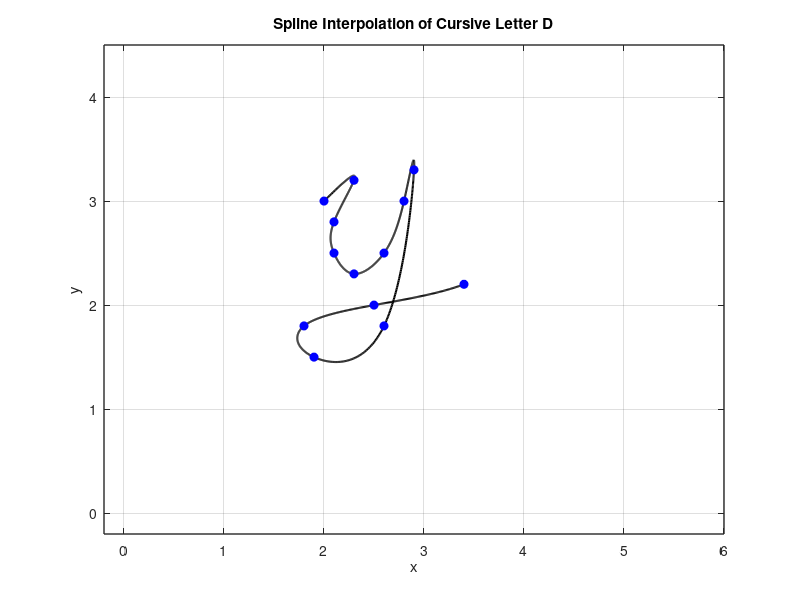

MATLAB code for this plot:
x = [2 2.3 2.1 2.1 2.3 2.6 2.8 2.9 2.6 1.9 1.8 2.5 3.4];
y = [3 3.2 2.8 2.5 2.3 2.5 3 3.3 1.8 1.5 1.8 2.0 2.2];

n = length(x);
t = 0:n-1; % Parametric coordinate t
tt = 0:0.01:n-1; % More dense coordinate tt for spline interpolation

% Compute spline interpolation
xx = spline(t, x, tt);
yy = spline(t, y, tt);

% Plot settings
figure(1)
plot(xx, yy, 'k', 'LineWidth', 1.5) % plot spline
hold on
plot(x, y, 'bo', 'MarkerFaceColor', 'b') % plot data points
axis([-0.2 6 -0.2 4.5])
grid on
title('Spline Interpolation of Cursive Letter D')
xlabel('x')
ylabel('y')
set(gca, 'FontSize', 10, 'LineWidth', 1)
grid on
